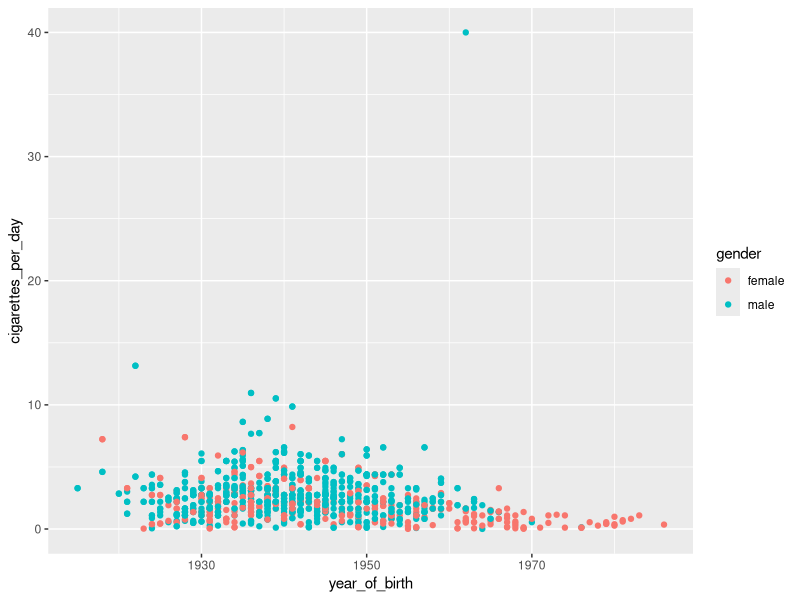
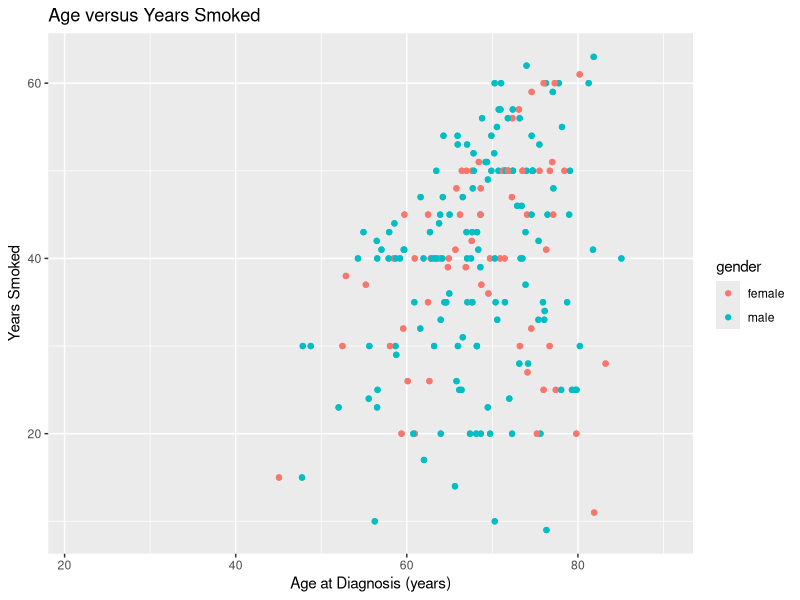

Write R code to recreate these figures, in order.
## ---- chunk 1
knitr::opts_chunk$set(echo = TRUE)

## ---- chunk 2
library(tidyverse)
library(readxl)
smoke_complete <- read_excel("data/smoke_complete.xlsx", sheet=1, na ="NA")

## ---- chunk 3
glimpse(smoke_complete)

## ---- chunk 4
ggplot(smoke_complete, aes(x = year_of_birth,
                           y = cigarettes_per_day,
                           color = gender)) +
geom_point()
## ---- chunk 5
ggplot(smoke_complete) + 
  aes(x=age_at_diagnosis/365, y=years_smoked, color = gender) +
  geom_point() +
  xlab("Age at Diagnosis (years)") +
  ylab("Years Smoked") +
  ggtitle("Age versus Years Smoked")

